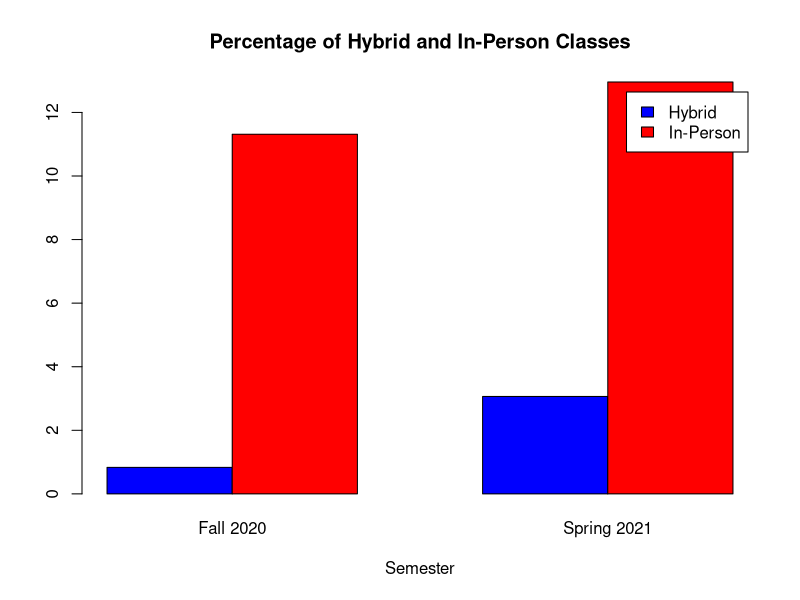
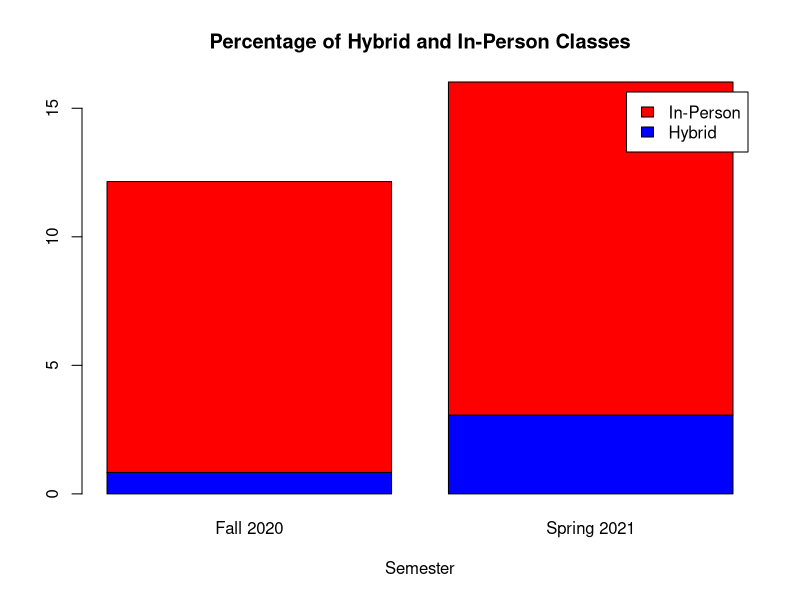

Generate these figures, in order, with R:
# Grouped Bar Plot

counts <- matrix(c(16/1918*100, 57/1860*100, 217/1918*100, 241/1860*100),ncol=2,byrow=TRUE)
colnames(counts) <- c("Fall 2020", "Spring 2021")
rownames(counts) <- c("Hybrid", "In-Person")
counts
barplot(counts, main="Percentage of Hybrid and In-Person Classes",
        xlab="Semester",col=c("blue","red"),
        legend = rownames(counts), beside=TRUE)

# Stacked Bar Plot
barplot(counts, main="Percentage of Hybrid and In-Person Classes",
        xlab="Semester", col=c("blue","red"),
        legend = rownames(counts))

